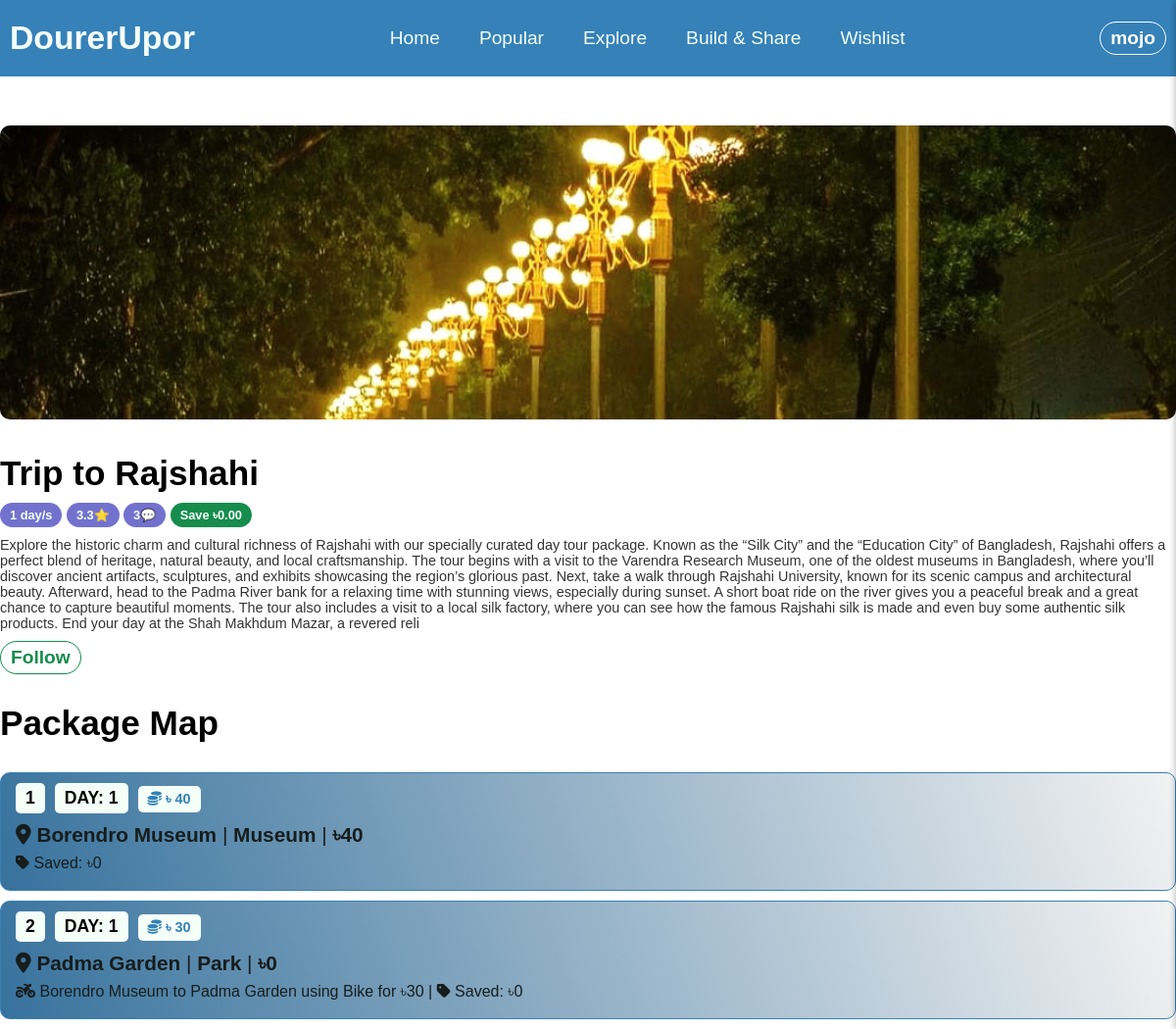
/Shadhin-experiment/package.php?id=1 (signed in), run on the app's committed database.
### tables this page shows
CREATE TABLE `user` (
  `id` int(11) NOT NULL,
  `name` varchar(255) NOT NULL,
  `email` varchar(255) NOT NULL,
  `password` varchar(255) NOT NULL,
  `dob` date NOT NULL,
  `country` varchar(100) NOT NULL
);

CREATE TABLE `packages` (
  `package_id` int(11) NOT NULL,
  `package_name` varchar(255) NOT NULL,
  `publish_time` timestamp NOT NULL DEFAULT current_timestamp(),
  `build_by` int(11) NOT NULL,
  `status` varchar(255) NOT NULL DEFAULT 'pending',
  `details` varchar(1000) NOT NULL,
  `image` varchar(255) NOT NULL DEFAULT 'unknown.jpg'
);

CREATE TABLE `package_details` (
  `package_id` int(11) NOT NULL,
  `destination_id` int(11) NOT NULL,
  `money_saved` decimal(10,0) NOT NULL DEFAULT 0,
  `day_count` int(11) NOT NULL,
  `step_number` int(11) NOT NULL,
  `pickup` int(11) DEFAULT NULL,
  `transport_type` varchar(255) DEFAULT NULL,
  `cost` decimal(10,0) NOT NULL DEFAULT 0
);

CREATE TABLE `destinations` (
  `destination_id` int(11) NOT NULL,
  `name` varchar(255) NOT NULL,
  `country` varchar(255) NOT NULL DEFAULT 'Bangladesh',
  `type` varchar(255) DEFAULT 'Destination',
  `cost` decimal(10,0) NOT NULL
);

### Shadhin-experiment/DesignPatterns/imageProxy.php (called while the page is built, shortened)
<?php
function getLazyBackgroundImage($imageName) {
    return "data-bg='" . $imageName . "' class='lazy-bg'";
}
?>

### Shadhin-experiment/package.php (the view, shortened to what this page needs)
<?php
$active_page = 'package';
$packageId = isset($_GET['id']) ? intval($_GET['id']) : null;
include "decoration.php";
include "DesignPatterns/imageProxy.php";
$conn = Database::getInstance()->getConnection();
if(isset($_SESSION['email'])){
    $email = $_SESSION['email'];
    $stmt = $conn->prepare("SELECT name FROM user WHERE email = :email");
    $stmt->execute(['email' => $email]);
    $user = $stmt->fetch(PDO::FETCH_ASSOC);
    $username = explode(" ", $user['name'])[0];
}
$email = isset($_SESSION['email']) ? $_SESSION['email'] : null;
$selectData = $conn->prepare("
SELECT
    p.package_id,
    p.package_name,
    p.details,
    p.image,
    COUNT(DISTINCT pf.user_id) AS Followers,
    AVG(DISTINCT r.rating) AS Rating,
    COUNT(DISTINCT r.review_id) AS TotalReview,
    SUM(DISTINCT pd.money_saved) as Saved,
    MAX(DISTINCT pd.day_count) as TotalDays,
    MAX(CASE WHEN u.email = '{$email}' THEN u.id ELSE NULL END) AS LoggedInUserId
FROM
    packages p
LEFT JOIN
    package_details pd ON p.package_id = pd.package_id
LEFT JOIN
    reviews r ON p.package_id = r.package_id
LEFT JOIN
    package_followers pf ON p.package_id = pf.package_id
LEFT JOIN
	user u ON pf.user_id = u.id
GROUP BY
    p.package_id, p.package_name
HAVING p.package_id = {$packageId}
ORDER BY Followers DESC, Rating DESC
");
$selectData->execute();
$rows = $selectData->fetchAll(PDO::FETCH_ASSOC);
?>
<!DOCTYPE html>
<html>
<head>
</head>
<body>
<nav id="navigation" class="special-nav">
                <div class="logo">
                    <h3>DourerUpor</h3>
                </div>
                <div>
                    <ul>
                        <li class="active-page"><a href="home.php" <?php if($active_page == "home") {echo "class='active'";} ?> >Home</a></li>
                        <li><a <?php if($active_page == "popular") {echo "class='active'";} ?> href="popular.php">Popular</a></li>
                        <li><a <?php if($active_page == "explore") {echo "class='active'";} ?> href="">Explore</a></li>
                        <li><a <?php if($active_page == "build&share") {echo "class='active'";} ?> href="">Build & Share</a></li>
                        <li><a href="">Wishlist</a></li>
                    </ul>
                </div>
                <div>
                    <?php if (isset($_SESSION['email'])): ?>
                        <form action="./Login/user-actions.php" method="post">
                            <button type ="Submit" class="theme-btn log-out-btn" title="Click to logout" name="log-out-btn"><?php echo $username; ?></button>
                        </form>
                    <?php endif ?>
                </div>
 </nav>
 <section id="package-details">
        <div class="package-details-container">
        <?php foreach ($rows as $row):
            $package_id = $row['package_id'];
            $package_name = $row['package_name'];
            $details = $row['details'];
            $coverImage = $row['image'];
            $totalDays = $row['TotalDays'];
            $rating = number_format($row['Rating'], 1);
            $totalReview = $row['TotalReview'];
            $saved = number_format($row['Saved'], 2);
            $loggedInUserId = $row['LoggedInUserId'];
        ?>
            <div class="package-details" data-package-id="<?php echo $package_id; ?>">
                <div class="left">
                    <div class="package-cover lazy-bg" <?php echo getLazyBackgroundImage("img/package-cover/{$coverImage}"); ?> style="background-repeat: no-repeat; background-size: cover; border-radius: 10px;"></div>
                </div>
                <div class="right">
                    <h3 class="package-name card-item"><?php echo htmlspecialchars($package_name); ?></h3>
                    <div class="card-item">
                        <button disabled class="theme-btn info-btn"><?php echo htmlspecialchars($totalDays); ?> day/s</button>
                        <button disabled class="theme-btn info-btn"><?php echo htmlspecialchars($rating); ?>⭐</button>
                        <button disabled class="theme-btn info-btn"><?php echo htmlspecialchars($totalReview); ?>💬</button>
                        <button disabled class="theme-btn info-btn offer">Save ৳<?php echo $saved; ?></button>
                    </div>
                    <p class="card-item package-brief"><?php echo htmlspecialchars($details); ?></p>
                    <div class="card-item">
                        <?php if (isset($_SESSION['email'])): ?>
                            <?php if ($loggedInUserId == null): ?>
                                <button class="theme-btn follow-btn">Follow</button>
                            <?php else: ?>
                                <button class="theme-btn remove-btn">Following</button>
                                <?php endif; ?>
                        <?php endif; ?>
                    </div>
                </div>
            </div>
            <?php endforeach; ?>
        </div>
    </section>
    <?php
    $selectPackageDetails = $conn->prepare("
    	SELECT p.package_id,pd.step_number as stepCount ,pd.day_count as dayCount, d.cost as DestCost, d.name as Destination, d.type as DestType, dp.name as pickup, pd.transport_type as TransType, pd.cost as transCost, pd.money_saved as Saved
		FROM package_details pd
		LEFT JOIN packages p ON p.package_id = pd.package_id
		LEFT JOIN destinations d ON d.destination_id = pd.destination_id
		LEFT JOIN destinations dp ON dp.destination_id = pd.pickup
		WHERE p.package_id = {$packageId}
		ORDER BY pd.step_number ASC
    	");
    $selectPackageDetails->execute();
	$rows = $selectPackageDetails->fetchAll(PDO::FETCH_ASSOC);
    ?>
    <section id="package-map">
    	<h1 class="package-map-title">Package Map</h1>
    	<div class="map-card-container">
    		<?php foreach ($rows as $row):
	    		$stepCount   = $row['stepCount'];
			    $dayCount    = $row['dayCount'];
			    $destCost    = $row['DestCost'];
			    $destination = $row['Destination'];
			    $destType    = $row['DestType'];
			    $pickup      = $row['pickup'];
			    $transType   = $row['TransType'];
			    $transCost   = $row['transCost'];
			    $saved       = $row['Saved']
        	?>
    		<div class="map-card">
    			<p class="p-day map-item"><?php echo htmlspecialchars($stepCount); ?></p><p class="p-day map-item">DAY: <?php echo htmlspecialchars($dayCount); ?></p><p class="p-day p-cost map-item"><i class="fa-solid fa-coins"></i> <?php echo htmlspecialchars("৳ " . $destCost+$transCost-$saved); ?></p>
    			<p class="p-main map-item"><i class="fa-solid fa-location-dot"></i> <b><?php echo htmlspecialchars($destination); ?></b> | <b><?php echo htmlspecialchars($destType); ?></b> | <b>৳<?php echo htmlspecialchars($destCost); ?></b></p>
    			<p class="p-optional map-item">
                <?php
                    $icon = '<i class="fa-solid fa-car"></i>';
                    if (!empty($transType)) {
                        $type = strtolower($transType);
                        if ($type === 'bike' || $type === 'motorcycle') {
                            $icon = '<i class="fa-solid fa-motorcycle"></i>';
                        } elseif ($type === 'train' || $type === 'metro' || $type === 'tram') {
                            $icon = '<i class="fa-solid fa-train"></i>';
                        } elseif ($type === 'plane' || $type === 'airplane' || $type === 'flight') {
                            $icon = '<i class="fa-solid fa-plane"></i>';
                        }
                        elseif ($type === 'bus' || $type === 'public transport' || $type === 'local bus') {
                            $icon = '<i class="fa-solid fa-bus-simple"></i>';
                        }
                    }
                ?>
                    <?php if (!empty($pickup)): ?>
                        <?php echo $icon . ' ' . htmlspecialchars($pickup . " to "); ?>
                    <?php endif; ?>
                    <?php if (!empty($pickup)): ?>
                        <?php echo htmlspecialchars($destination . " using "); ?>
                    <?php endif; ?>
                    <?php if (!empty($transType)): ?>
                        <?php echo htmlspecialchars($transType . " for ৳" . $transCost . " | "); ?>
                    <?php endif; ?>
                    <i class="fa-solid fa-tag"></i> Saved: ৳<?php echo htmlspecialchars($saved); ?>
                </p>
    		</div>
    		<?php endforeach; ?>
    	</div>
    </section>
</body>
</html>

### Shadhin-experiment/styles.css (style rules this page uses)
:root { --blue: #3581b8; --green: #168C4D; --white: #f4fff8; --black: #171d1c; --primary: #7272CE; --secondary: #ADC9B8; }
* { margin: 0; padding: 0; box-sizing: border-box; font-family: sans-serif; }
#navigation { width: 100%; max-width: 1200px; display: flex; flex-direction: row; justify-content: space-between; align-items: center; padding: 20px 10px; margin: 0 auto; }
.special-nav { background: var(--blue); }
.logo { font-size: 1.8rem; cursor: pointer; color: var(--white); }
nav ul { display: flex; flex-direction: row; justify-content: center; align-items: center; }
nav ul li { list-style-type: none; padding: 5px 20px; }
.active-page { color: purple; }
nav ul li a { text-decoration: none; color: var(--white); font-size: 1.2rem; }
.theme-btn { background: none; border: 1px solid black; padding: 5px 10px; border-radius: 40px; cursor: pointer; font-size: 1.2rem; font-weight: bold; }
::placeholder { color: rgba(240, 240, 240, 1); opacity: 1; }
.log-out-btn { color: white; border: 1px solid white; background-color: transparent; transition-duration: .3s; }
.package-name { font-size: 1.6rem; font-weight: bold; }
.package-brief { color: rgba(0, 0, 0, 0.8); font-size: .9rem; }
.info-btn { font-size: .8rem; padding: 5px 10px; height: 25px; color: var(--white); background-color: var(--primary); border: none; }
.offer { background-color: var(--green); }
.follow-btn { border: 1px solid var(--green); color: var(--green); }
.card-item { margin-top: 10px; }
#package-details { max-width: 1200px; margin: 0 auto; }
.package-details { display: flex; flex-direction: column; justify-content: center; align-items: center; }
.package-details .left .package-cover { width: 1200px; height: 300px; margin: 50px 0 25px 0; }
.package-details-container .package-name { font-size: 2.2rem; }
#package-map { max-width: 1200px; margin: 0 auto; }
.package-map-title { margin: 30px 0; font-size: 2.2rem; }
.map-card { border: 1px solid var(--blue); background: rgb(55,114,157); background: linear-gradient(71deg, rgba(55,114,157,1) 0%, rgba(242,242,242,1) 100%); padding: 10px 10px; border-radius: 10px; margin-bottom: 10px; }
.map-item { margin: 8px 5px; }
.p-day { background-color: var(--white); color: black; font-weight: bold; display: inline-block; padding: 5px 10px; font-size: 1.1rem; border-radius: 5px; text-align: center; margin: 0px 5px; }
.p-cost { font-size: .9rem; color: var(--blue); }
.p-main { font-size: 1.3rem; color: var(--black); margin-top: 10px; }
.p-optional { color: var(--black); }

### data on the page
user: name "mojo"
packages: package_name "Trip to Rajshahi", totalDays "1", rating "3.3", totalReview "3", saved "0.00", details "Explore the historic charm and cultural richness of Rajshahi with our specially curated day tour package. Known as the “Silk City” and the “Education City” of Bangladesh, Rajshahi offers a perfect blend of heritage, natural beauty, and local craftsmanship. The tour begins with a visit to the Varendra Research Museum, one of the oldest museums in Bangladesh, where you’ll discover ancient artifacts, sculptures, and exhibits showcasing the region’s glorious past. Next, take a walk through Rajshahi University, known for its scenic campus and architectural beauty. Afterward, head to the Padma River bank for a relaxing time with stunning views, especially during sunset. A short boat ride on the…"
package_details: step_number "1", day_count "1", "৳ " . $destCost+$transCost-$saved "৳ 40", destination.name "Borendro Museum", destination.type "Museum", destination.cost "40", money_saved "0"
package_details: step_number "2", day_count "1", "৳ " . $destCost+$transCost-$saved "৳ 30", destination.name "Padma Garden", destination.type "Park", destination.cost "0", pickup.name "Borendro Museum to", destination.name "Padma Garden using", transport_type+cost "Bike for ৳30 |", money_saved "0"
